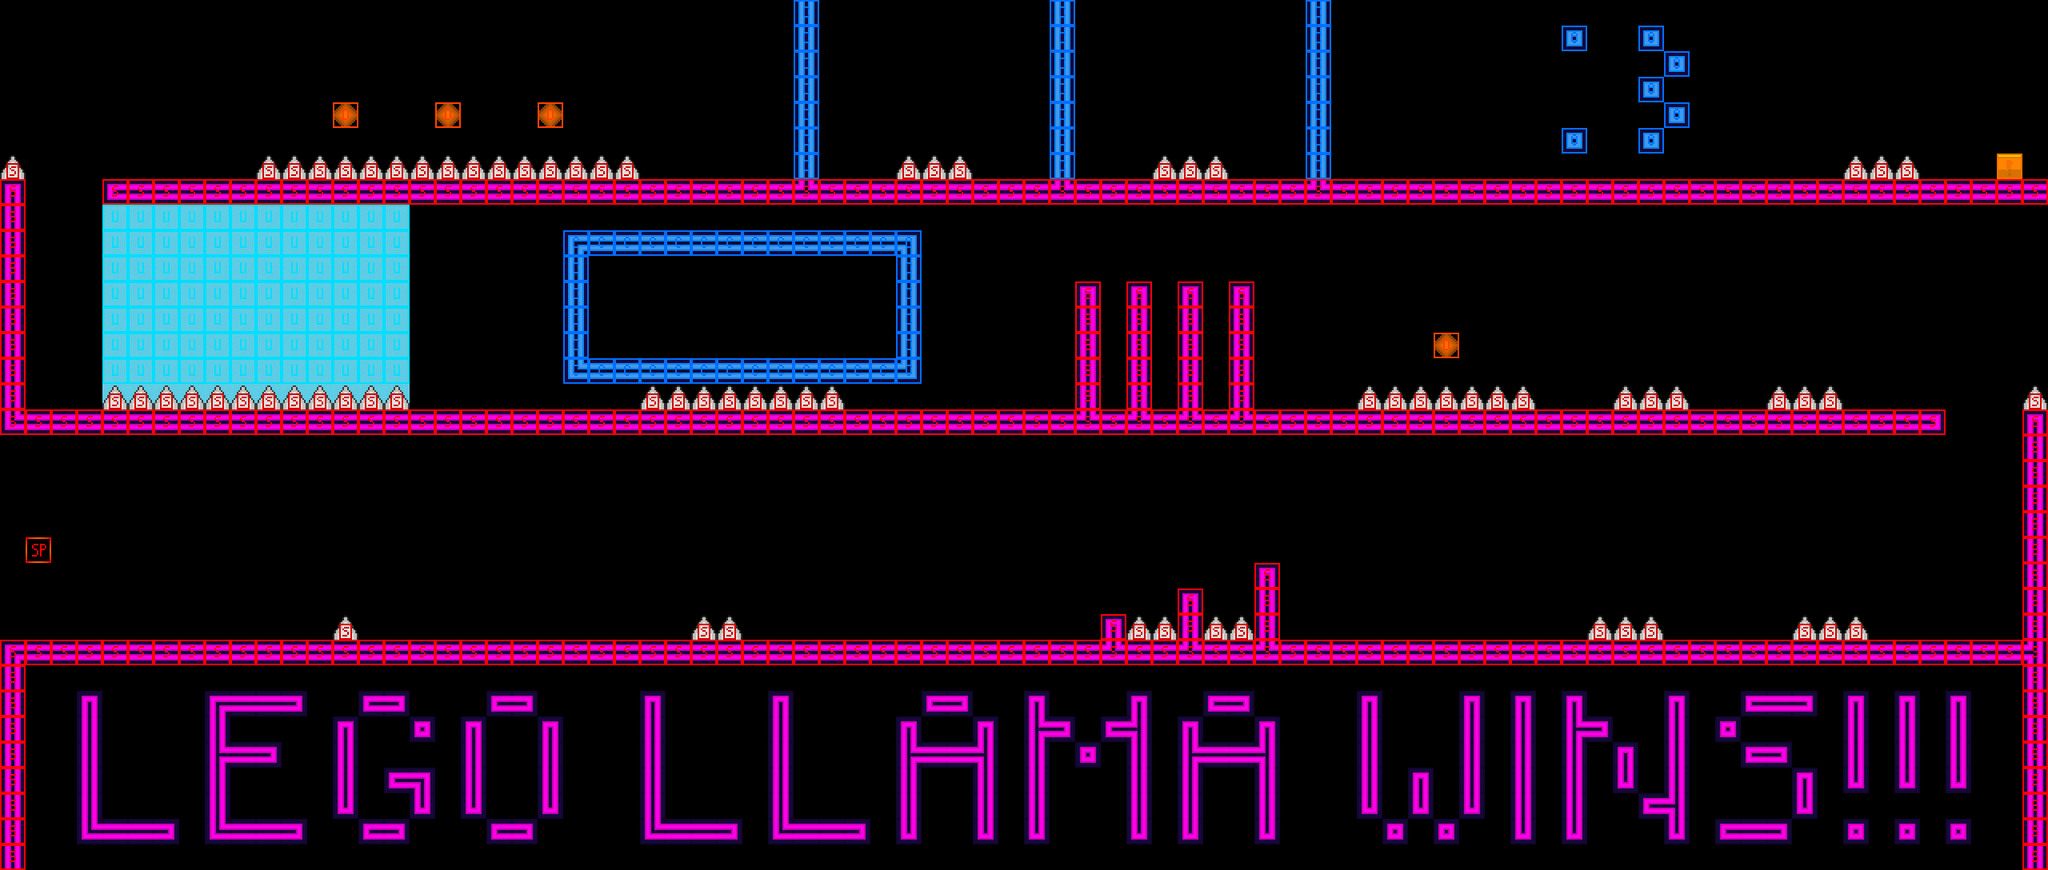

This game map was drawn from its Tiled (.tmx) file and the tilesets committed beside it. A one-line description and the trimmed map source follow:
An orthogonal 80x34 tile map with 32x32 px tiles, 3 tile layers (back, normal, collision), 2 tilesets.

<map version="1.10" tiledversion="1.11.1" orientation="orthogonal" renderorder="right-down" width="80" height="34" tilewidth="32" tileheight="32" infinite="0" nextlayerid="4" nextobjectid="1">
 <editorsettings>
  <export target="level7.csv" format="csv" />
 </editorsettings>
 <tileset firstgid="1" source="normal_tileset.tsx" />
 <tileset firstgid="65" source="collision_tileset.tsx" />
 <layer id="2" name="back" width="80" height="34">
  <data>[2720 cells, 96 non-empty, 1 distinct tile ids]</data>
 </layer>
 <layer id="1" name="normal" width="80" height="34">
  <data>[2720 cells, 603 non-empty, 23 distinct tile ids]</data>
 </layer>
 <layer id="3" name="collision" width="80" height="34">
  <data>[2720 cells, 518 non-empty, 7 distinct tile ids]</data>
 </layer>
</map>
